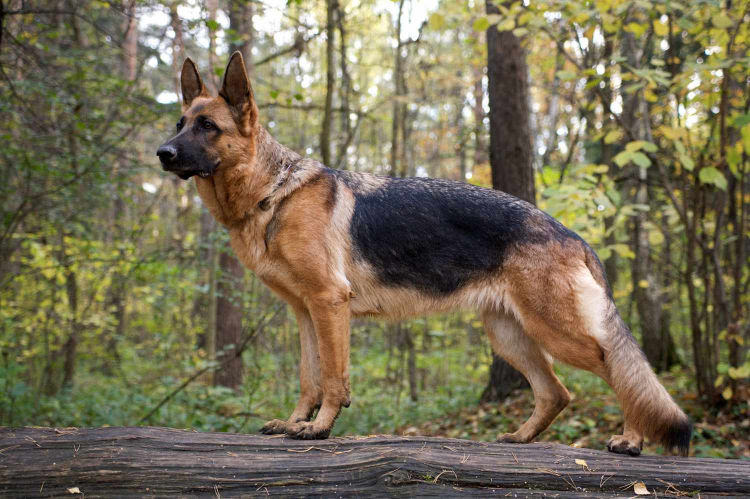
#> input picture .github/Test_bild/standing-german-shepherd.jpg, 1500 x 998 px (shown at 1/2 size); its folder holds only this picture in this run
$ python -i Big_Data_Frame.py   (imports and definitions only)
#> lines starting #> are read from the running program, lines starting #| are printed output that depends on the picture
from PIL import Image, ImageFile
from tqdm import tqdm
import numpy as np
import pandas as pd
from tqdm import tqdm
import os
import pandas as pd
import matplotlib.pyplot as plt
import matplotlib.image as mpimg
import sqlite3
import time
import datetime
import numba as nb
# [6 lines of commented-out code are left out]
ImageFile.LOAD_TRUNCATED_IMAGES = True

sqlPath = "./Scripts/Data/databases/my_database.db"
imagesPath = "E:\\images\\"
predictPath = "D:\\Ablage\\predict"

# [1 line that did not run here, left out]
# [1 line that did not run here, left out]


"""Database"""
# [12 lines of commented-out code are left out]

# [23 lines left out: functions CreateDatabase, CheckDatabase, not called in this run]


# [1 line not run here, left out]

#engine = create_engine('mysql+mysqldb://bigData:Informatiker1@localhost/root', echo = False)

# [40 lines left out: functions ReadIDbyPath, ReadPathbyID, ReadALLID, ReadSchemesbyID, imageMaxID, not called in this run]

def writeImage(id,path):
    mycursor.execute(f'insert into images values({id}, "{path}")')
    mydb.commit()


"""Preperation"""
# [20 lines left out: functions Path_generator, Get_color_scheme, not called in this run]

# [14 lines of commented-out code are left out]


def Image_to_rgb_scheme(image):
    # Convert the image to RGB mode if it's not already in RGB mode
    image = image.convert("RGB")
    size = 300
    # Get the width and height of the image
    width, height = image.size
    if width > size and height > size:
        image = image.resize((size, size))
    elif height > size:
        image = image.resize((width, size))
    elif width > size:
        image = image.resize((size, height))
    im3d = np.array(image)
    im = im3d.reshape(-1, im3d.shape[-1])
    return im

# [96 lines left out: functions Full_Preperation, predictschemes_gen, not called in this run]


"""Code"""

#@nb.jit(parallel=True)
# [57 lines left out: functions Distances, Full_Prediction, not called in this run]
        #plt.pause(20)
        #plt.close('all')


start = datetime.datetime.now()
# [6 lines not run here, left out]

end = datetime.datetime.now()
duration = end - start

# [4 lines not run here, left out]

>>> from PIL import Image
>>> picture = Image.open('.github/Test_bild/standing-german-shepherd.jpg')
#> picture is the input picture: PIL image 1500x998 RGB; mean R, G, B 118.6, 110, 84.6
>>> result = Image_to_rgb_scheme(picture)
#> in Image_to_rgb_scheme, `image = image.resize((size, size))`:
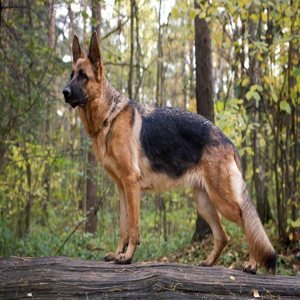
#> image: PIL image 300x300 RGB; mean R, G, B 118.6, 110, 84.6
